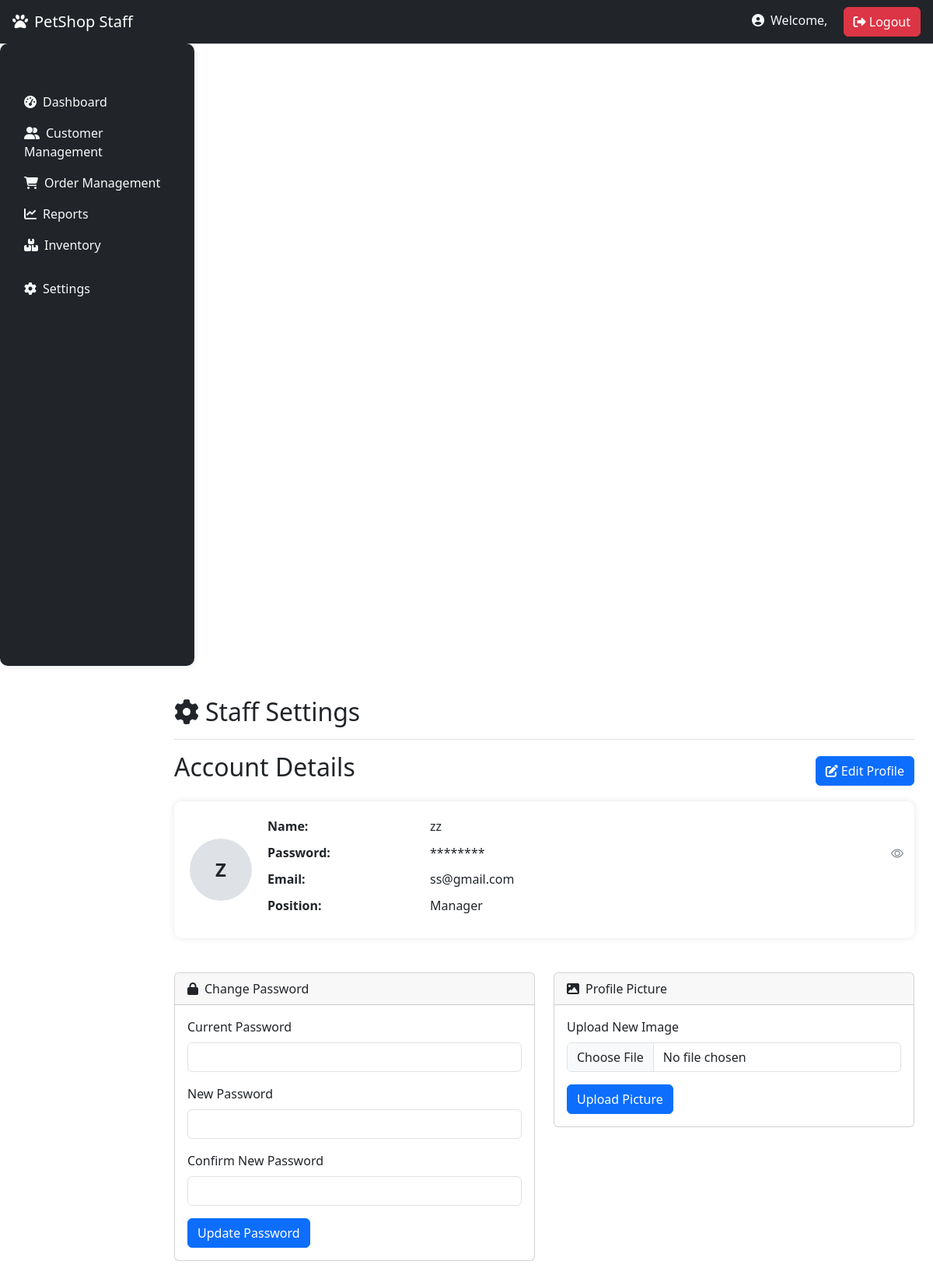
Page /settings.php (signed in) on the earlier database version.
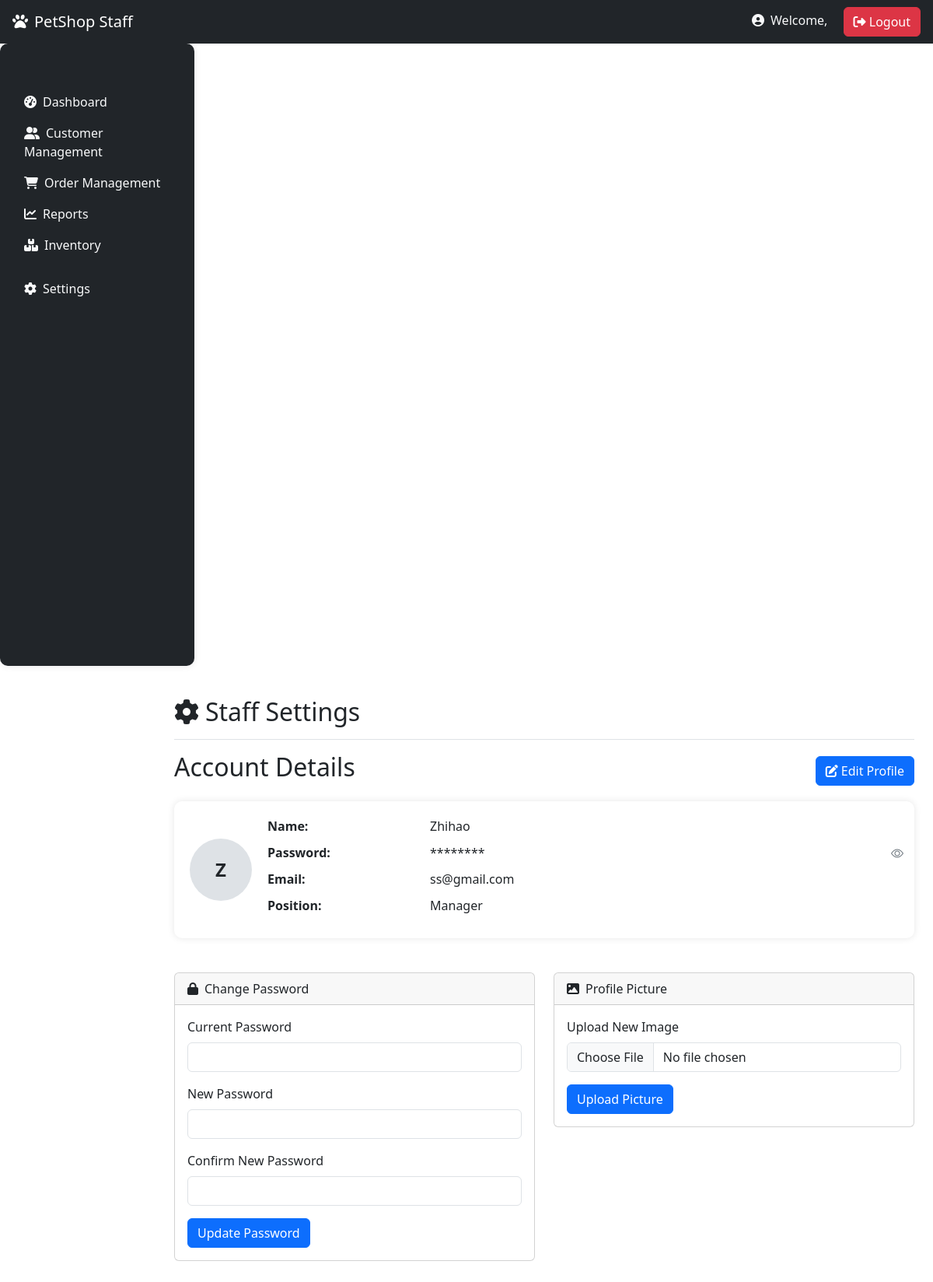
Same page on the later database version.
### tables this page shows
CREATE TABLE `staff` (
  `Staff_ID` int(11) NOT NULL,
  `Staff_name` varchar(50) NOT NULL,
  `Staff_Username` varchar(50) NOT NULL,
  `Staff_Password` varchar(50) NOT NULL,
  `created_at` timestamp NOT NULL DEFAULT current_timestamp(),
  `position` varchar(255) NOT NULL,
  `Staff_Email` varchar(100) NOT NULL,
  `status` varchar(20) NOT NULL DEFAULT 'Active',
  `reset_token` varchar(64) DEFAULT NULL,
  `reset_token_expires` datetime DEFAULT NULL,
  `password_reset_token` varchar(255) DEFAULT NULL,
  `token_expiry` datetime DEFAULT NULL,
  `login_attempts` int(11) DEFAULT 0,
  `last_failed_login` datetime DEFAULT NULL
);

### settings.php (the view, shortened to what the changed rows need)
<?php
$db = new mysqli('localhost', 'root', '', 'petshop');
$staff_id = $_SESSION['staff_id'];
$query = "SELECT Staff_name, position, Staff_Email, Staff_password FROM staff WHERE Staff_ID = ?";
$stmt = $db->prepare($query);
$stmt->bind_param("i", $staff_id);
$stmt->execute();
$result = $stmt->get_result();
$staff = $result->fetch_assoc();
$actual_password = $staff['Staff_password'];
$masked_password = str_repeat('*', strlen($actual_password));
?>
<!DOCTYPE html>
<html lang="en">
<head>
    <link href="https://cdn.jsdelivr.net/npm/bootstrap@5.3.0/dist/css/bootstrap.min.css" rel="stylesheet">
    <link rel="stylesheet" href="https://cdnjs.cloudflare.com/ajax/libs/font-awesome/6.4.0/css/all.min.css">
    <link rel="stylesheet" href="https://cdn.jsdelivr.net/npm/bootstrap-icons@1.10.5/font/bootstrap-icons.css">
</head>
<body>
<div class="container-fluid">
    <div class="row">
        <main class="col-lg-10 ms-sm-auto p-4">
            <div class="d-flex justify-content-between flex-wrap flex-md-nowrap align-items-center pt-3 pb-2 mb-3 border-bottom">
                <h1 class="h2"><i class="fas fa-cog me-2"></i>Staff Settings</h1>
            </div>
            <div class="row">
                <div class="col-12">
                    <div class="d-flex justify-content-between align-items-center mb-3">
                        <h2>Account Details</h2>
                    </div>
                    <div class="info-card">
                        <div class="account-details">
                            <div class="user-avatar">
                                <?php
                                $avatar_path = "staff_avatars/" . $_SESSION['staff_id'] . ".jpg";
                                if (file_exists($avatar_path)): ?>
                                    <img src="<?php echo $avatar_path; ?>" alt="Profile Image">
                                <?php else: ?>
                                    <?php
                                    $name = $staff['Staff_name'];
                                    $initials = strtoupper(substr($name, 0, 1));
                                    echo $initials;
                                    ?>
                                <?php endif; ?>
                            </div>
                            <div class="user-info">
                                <div class="row">
                                    <div class="col-md-3 fw-bold">Name:</div>
                                    <div class="col-md-9"><?php echo htmlspecialchars($staff['Staff_name']); ?></div>
                                </div>
                                <div class="row">
                                    <div class="col-md-9 password-container">
                                        <span id="passwordDisplay"><?php echo $masked_password; ?></span>
                                        <button class="password-toggle" onclick="togglePassword()">
                                            <i class="bi bi-eye" id="passwordToggleIcon"></i>
                                        </button>
                                    </div>
                                </div>
                                <div class="row">
                                    <div class="col-md-3 fw-bold">Email:</div>
                                    <div class="col-md-9"><?php echo htmlspecialchars($staff['Staff_Email'] ?? ''); ?></div>
                                </div>
                                <div class="row">
                                    <div class="col-md-3 fw-bold">Position:</div>
                                    <div class="col-md-9"><?php echo htmlspecialchars($staff['position']); ?></div>
                                </div>
                            </div>
                        </div>
                    </div>
                </div>
            </div>
        </main>
    </div>
</div>
</body>
</html>

Differences in the rows shown:
changed staff "ss@gmail.com": Staff_name "zz" → "Zhihao"
